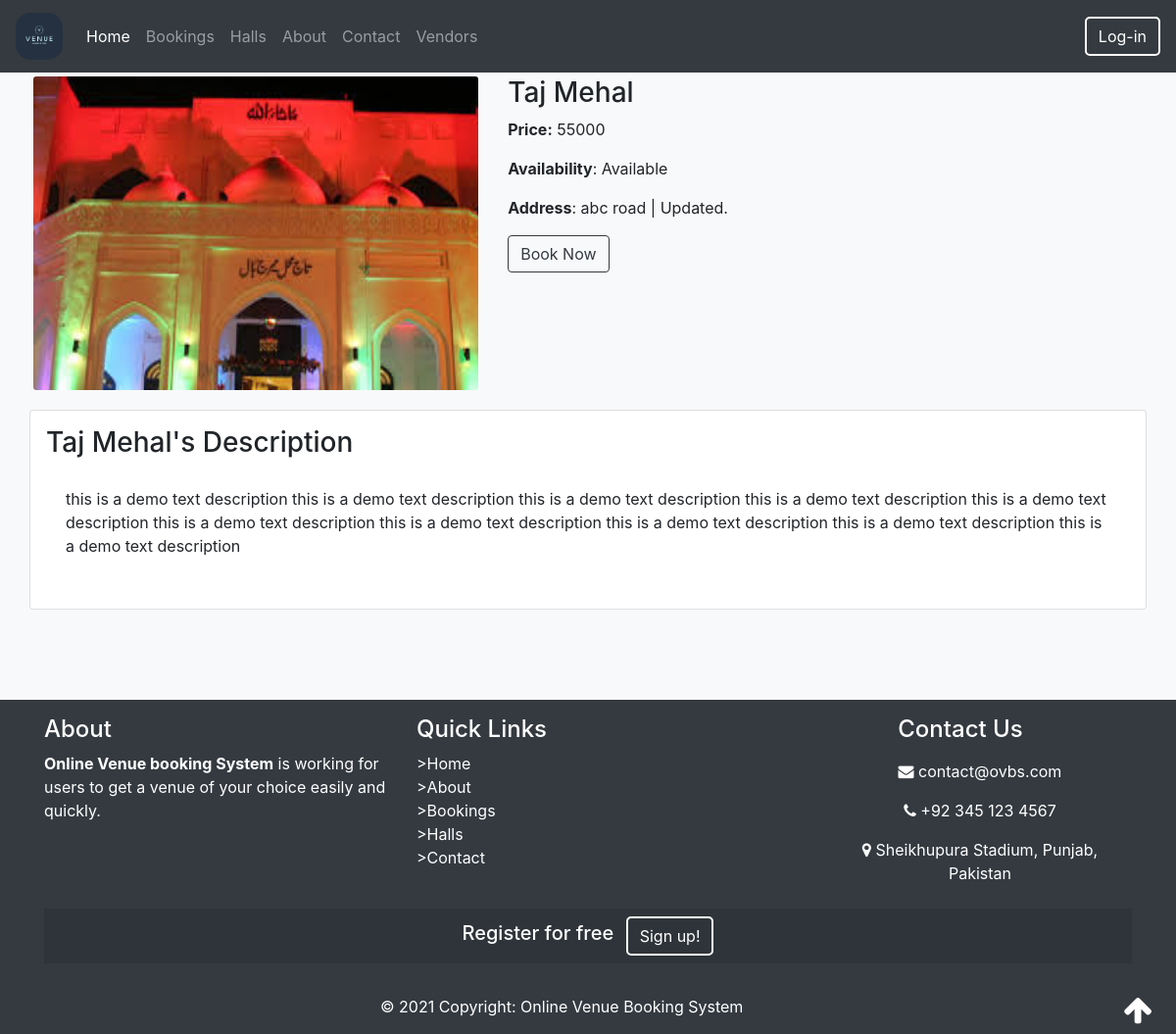
Page /VenueBookingSystem/ShowDetails.php?venue_id=1 on the committed database.
### tables this page shows
CREATE TABLE `venues` (
  `id` int(6) NOT NULL,
  `name` varchar(30) NOT NULL,
  `address` text NOT NULL,
  `description` text NOT NULL,
  `price` int(11) NOT NULL,
  `venue_status` int(6) NOT NULL DEFAULT 1,
  `vendor_id` int(11) NOT NULL DEFAULT 1,
  `availability` int(6) NOT NULL DEFAULT 1,
  `image` int(11) NOT NULL DEFAULT 50
);

CREATE TABLE `images` (
  `id` int(11) NOT NULL,
  `name` varchar(200) NOT NULL
);

CREATE TABLE `availability` (
  `id` int(6) NOT NULL,
  `name` varchar(30) NOT NULL
);

### VenueBookingSystem/ShowDetails.php (the view, shortened to what this page needs)
<?php
include 'Header.php';
        if (isset($_GET['venue_id'])) {
        $vid = mysqli_real_escape_string($connection, $_GET['venue_id']);
        $sql2 = "SELECT availability.id, availability.name FROM availability RIGHT JOIN venues ON venues.availability = availability.id WHERE venues.id = '" . $vid . "' ";
        $res = mysqli_query($connection, $sql2);
        $status = mysqli_fetch_assoc($res);
        $sql = "SELECT venues.id, venues.name, venues.image, venues.price, venues.address, venues.availability, venues.description  FROM venues LEFT JOIN availability ON venues.availability= availability.id
             WHERE venues.id = '".$vid."' ";
        $result = mysqli_query($connection, $sql);
        while ($num = mysqli_fetch_assoc($result)) {
?>
<div class="page-height bg-light">
<div class="container bg-light p-1">
<div class="row">
<div class="col-5">
<?php
        $images = "SELECT * FROM images WHERE id='".$num['image']."' LIMIT 1";
        $res_image = mysqli_query($connection, $images);
        $img = mysqli_fetch_assoc($res_image);
        if ($img >0) {
    ?>
        <img class="card-img" src="./Includes/uploads/<?php echo $img['name']; ?>"
    width="250px" height="320px">
    <?php
    }
    else{
        ?>
<img class="card-img" src="./Includes/media/Default-venue.jpg" alt="" srcset="">
<?php }?>
</div>
<div class="col-7 ">
<h3><b></b> <?php echo $num['name'];?></h3>
<p><b>Price:</b> <?php echo $num['price'];?></p>
<p><b>Availability</b>: <?php echo $status['name'];?></p>
<p><b>Address</b>: <?php echo $num['address'];?> </p>
<button class="btn btn-outline-dark" type="submit"
data-toggle="modal" data-target="#BookingModal">Book Now</button>
</div>
</div>
</div>
<div class="container pt-3">
  <div class="row">
    <div class="col card p-3">
          <h3><b></b> <?php echo $num['name'];?>'s Description</h3>
          <div class="card-body">
          <p><b></b> <?php echo $num['description'];?></p>
          </div>
    </div>
  </div>
</div>
</div>
<?php
 }}
include 'Footer.php';
?>

### VenueBookingSystem/Includes/css/style.css (style rules this page uses)
.page-height { min-height: 80vh; }

### rows in the picture
venues: image.name (picture), name "Taj Mehal", price "55000", availability.name "Available", address "abc road | Updated.", description "this is a demo text description this is a demo text description this is a demo text description this is a demo text description this is a demo text description this is a demo text description this is a demo text description this is a demo text description this is a demo text description this is a demo text description"
